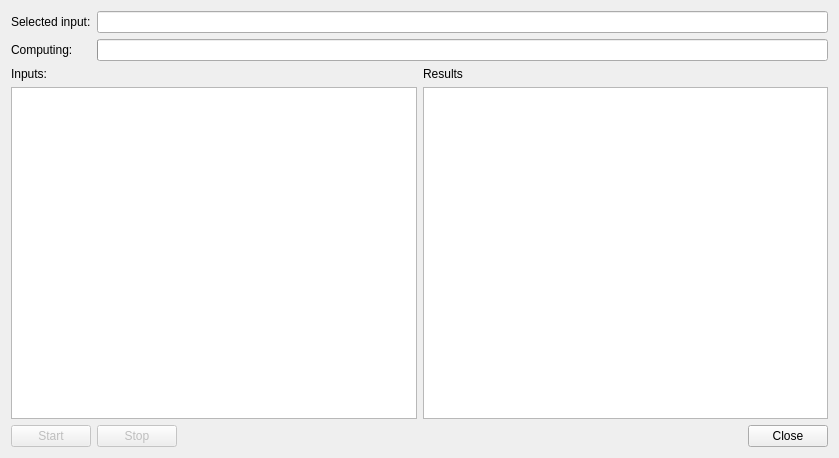
<?xml version="1.0" encoding="UTF-8"?>
<ui version="4.0">
 <class>ATSDlgOptimizer</class>
 <widget class="QDialog" name="ATSDlgOptimizer">
  <property name="geometry">
   <rect>
    <x>0</x>
    <y>0</y>
    <width>839</width>
    <height>458</height>
   </rect>
  </property>
  <property name="windowTitle">
   <string>Indicator parameters optimizer</string>
  </property>
  <layout class="QVBoxLayout" name="verticalLayout_3">
   <item>
    <layout class="QFormLayout" name="formLayout">
     <item row="0" column="0">
      <widget class="QLabel" name="label">
       <property name="text">
        <string>Selected input:</string>
       </property>
      </widget>
     </item>
     <item row="0" column="1">
      <widget class="QLineEdit" name="lineEditSelected"/>
     </item>
     <item row="1" column="0">
      <widget class="QLabel" name="label_3">
       <property name="text">
        <string>Computing:</string>
       </property>
      </widget>
     </item>
     <item row="1" column="1">
      <widget class="QProgressBar" name="progressBar">
       <property name="maximum">
        <number>1</number>
       </property>
       <property name="textVisible">
        <bool>false</bool>
       </property>
      </widget>
     </item>
    </layout>
   </item>
   <item>
    <layout class="QHBoxLayout" name="horizontalLayout">
     <item>
      <layout class="QVBoxLayout" name="verticalLayout">
       <item>
        <widget class="QLabel" name="label_2">
         <property name="text">
          <string>Inputs:</string>
         </property>
        </widget>
       </item>
       <item>
        <widget class="QListWidget" name="listWidgetInputs"/>
       </item>
      </layout>
     </item>
     <item>
      <layout class="QVBoxLayout" name="verticalLayout_2">
       <item>
        <widget class="QLabel" name="label_4">
         <property name="text">
          <string>Results</string>
         </property>
        </widget>
       </item>
       <item>
        <widget class="QTableWidget" name="tableWidget"/>
       </item>
      </layout>
     </item>
    </layout>
   </item>
   <item>
    <layout class="QHBoxLayout" name="horizontalLayout_2">
     <item>
      <widget class="QPushButton" name="pushButtonStart">
       <property name="enabled">
        <bool>false</bool>
       </property>
       <property name="text">
        <string>Start</string>
       </property>
      </widget>
     </item>
     <item>
      <widget class="QPushButton" name="pushButtonStop">
       <property name="enabled">
        <bool>false</bool>
       </property>
       <property name="text">
        <string>Stop</string>
       </property>
      </widget>
     </item>
     <item>
      <widget class="QDialogButtonBox" name="buttonBox">
       <property name="orientation">
        <enum>Qt::Horizontal</enum>
       </property>
       <property name="standardButtons">
        <set>QDialogButtonBox::Close</set>
       </property>
      </widget>
     </item>
    </layout>
   </item>
  </layout>
 </widget>
 <resources/>
 <connections>
  <connection>
   <sender>buttonBox</sender>
   <signal>accepted()</signal>
   <receiver>ATSDlgOptimizer</receiver>
   <slot>accept()</slot>
   <hints>
    <hint type="sourcelabel">
     <x>248</x>
     <y>254</y>
    </hint>
    <hint type="destinationlabel">
     <x>157</x>
     <y>274</y>
    </hint>
   </hints>
  </connection>
  <connection>
   <sender>buttonBox</sender>
   <signal>rejected()</signal>
   <receiver>ATSDlgOptimizer</receiver>
   <slot>reject()</slot>
   <hints>
    <hint type="sourcelabel">
     <x>316</x>
     <y>260</y>
    </hint>
    <hint type="destinationlabel">
     <x>286</x>
     <y>274</y>
    </hint>
   </hints>
  </connection>
 </connections>
</ui>
